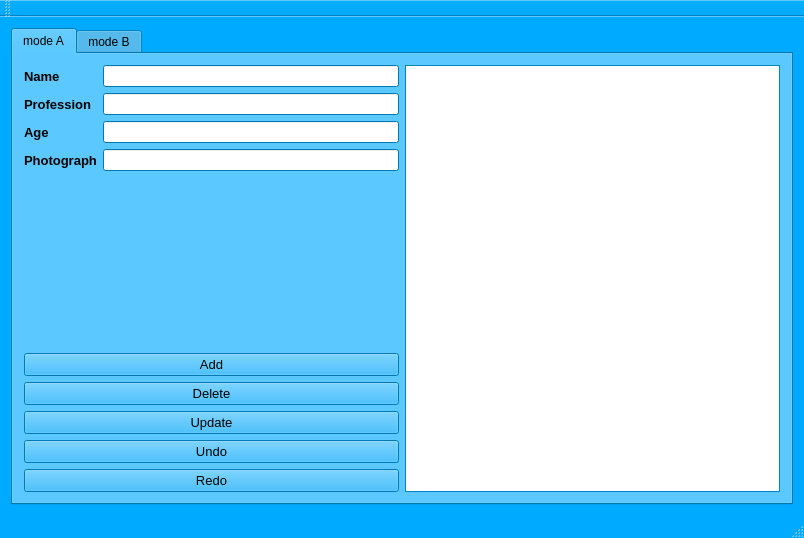
<?xml version="1.0" encoding="UTF-8"?>
<ui version="4.0">
 <class>GUIClass</class>
 <widget class="QMainWindow" name="GUIClass">
  <property name="geometry">
   <rect>
    <x>0</x>
    <y>0</y>
    <width>804</width>
    <height>538</height>
   </rect>
  </property>
  <property name="palette">
   <palette>
    <active>
     <colorrole role="WindowText">
      <brush brushstyle="SolidPattern">
       <color alpha="255">
        <red>0</red>
        <green>0</green>
        <blue>0</blue>
       </color>
      </brush>
     </colorrole>
     <colorrole role="Button">
      <brush brushstyle="SolidPattern">
       <color alpha="255">
        <red>0</red>
        <green>170</green>
        <blue>255</blue>
       </color>
      </brush>
     </colorrole>
     <colorrole role="Light">
      <brush brushstyle="SolidPattern">
       <color alpha="255">
        <red>127</red>
        <green>213</green>
        <blue>255</blue>
       </color>
      </brush>
     </colorrole>
     <colorrole role="Midlight">
      <brush brushstyle="SolidPattern">
       <color alpha="255">
        <red>63</red>
        <green>191</green>
        <blue>255</blue>
       </color>
      </brush>
     </colorrole>
     <colorrole role="Dark">
      <brush brushstyle="SolidPattern">
       <color alpha="255">
        <red>0</red>
        <green>85</green>
        <blue>127</blue>
       </color>
      </brush>
     </colorrole>
     <colorrole role="Mid">
      <brush brushstyle="SolidPattern">
       <color alpha="255">
        <red>0</red>
        <green>113</green>
        <blue>170</blue>
       </color>
      </brush>
     </colorrole>
     <colorrole role="Text">
      <brush brushstyle="SolidPattern">
       <color alpha="255">
        <red>0</red>
        <green>0</green>
        <blue>0</blue>
       </color>
      </brush>
     </colorrole>
     <colorrole role="BrightText">
      <brush brushstyle="SolidPattern">
       <color alpha="255">
        <red>255</red>
        <green>255</green>
        <blue>255</blue>
       </color>
      </brush>
     </colorrole>
     <colorrole role="ButtonText">
      <brush brushstyle="SolidPattern">
       <color alpha="255">
        <red>0</red>
        <green>0</green>
        <blue>0</blue>
       </color>
      </brush>
     </colorrole>
     <colorrole role="Base">
      <brush brushstyle="SolidPattern">
       <color alpha="255">
        <red>255</red>
        <green>255</green>
        <blue>255</blue>
       </color>
      </brush>
     </colorrole>
     <colorrole role="Window">
      <brush brushstyle="SolidPattern">
       <color alpha="255">
        <red>0</red>
        <green>170</green>
        <blue>255</blue>
       </color>
      </brush>
     </colorrole>
     <colorrole role="Shadow">
      <brush brushstyle="SolidPattern">
       <color alpha="255">
        <red>0</red>
        <green>0</green>
        <blue>0</blue>
       </color>
      </brush>
     </colorrole>
     <colorrole role="AlternateBase">
      <brush brushstyle="SolidPattern">
       <color alpha="255">
        <red>127</red>
        <green>212</green>
        <blue>255</blue>
       </color>
      </brush>
     </colorrole>
     <colorrole role="ToolTipBase">
      <brush brushstyle="SolidPattern">
       <color alpha="255">
        <red>255</red>
        <green>255</green>
        <blue>220</blue>
       </color>
      </brush>
     </colorrole>
     <colorrole role="ToolTipText">
      <brush brushstyle="SolidPattern">
       <color alpha="255">
        <red>0</red>
        <green>0</green>
        <blue>0</blue>
       </color>
      </brush>
     </colorrole>
     <colorrole role="PlaceholderText">
      <brush brushstyle="SolidPattern">
       <color alpha="128">
        <red>0</red>
        <green>0</green>
        <blue>0</blue>
       </color>
      </brush>
     </colorrole>
    </active>
    <inactive>
     <colorrole role="WindowText">
      <brush brushstyle="SolidPattern">
       <color alpha="255">
        <red>0</red>
        <green>0</green>
        <blue>0</blue>
       </color>
      </brush>
     </colorrole>
     <colorrole role="Button">
      <brush brushstyle="SolidPattern">
       <color alpha="255">
        <red>0</red>
        <green>170</green>
        <blue>255</blue>
       </color>
      </brush>
     </colorrole>
     <colorrole role="Light">
      <brush brushstyle="SolidPattern">
       <color alpha="255">
        <red>127</red>
        <green>213</green>
        <blue>255</blue>
       </color>
      </brush>
     </colorrole>
     <colorrole role="Midlight">
      <brush brushstyle="SolidPattern">
       <color alpha="255">
        <red>63</red>
        <green>191</green>
        <blue>255</blue>
       </color>
      </brush>
     </colorrole>
     <colorrole role="Dark">
      <brush brushstyle="SolidPattern">
       <color alpha="255">
        <red>0</red>
        <green>85</green>
        <blue>127</blue>
       </color>
      </brush>
     </colorrole>
     <colorrole role="Mid">
      <brush brushstyle="SolidPattern">
       <color alpha="255">
        <red>0</red>
        <green>113</green>
        <blue>170</blue>
       </color>
      </brush>
     </colorrole>
     <colorrole role="Text">
      <brush brushstyle="SolidPattern">
       <color alpha="255">
        <red>0</red>
        <green>0</green>
        <blue>0</blue>
       </color>
      </brush>
     </colorrole>
     <colorrole role="BrightText">
      <brush brushstyle="SolidPattern">
       <color alpha="255">
        <red>255</red>
        <green>255</green>
        <blue>255</blue>
       </color>
      </brush>
     </colorrole>
     <colorrole role="ButtonText">
      <brush brushstyle="SolidPattern">
       <color alpha="255">
        <red>0</red>
        <green>0</green>
        <blue>0</blue>
       </color>
      </brush>
     </colorrole>
     <colorrole role="Base">
      <brush brushstyle="SolidPattern">
       <color alpha="255">
        <red>255</red>
        <green>255</green>
        <blue>255</blue>
       </color>
      </brush>
     </colorrole>
     <colorrole role="Window">
      <brush brushstyle="SolidPattern">
       <color alpha="255">
        <red>0</red>
        <green>170</green>
        <blue>255</blue>
       </color>
      </brush>
     </colorrole>
     <colorrole role="Shadow">
      <brush brushstyle="SolidPattern">
       <color alpha="255">
        <red>0</red>
        <green>0</green>
        <blue>0</blue>
       </color>
      </brush>
     </colorrole>
     <colorrole role="AlternateBase">
      <brush brushstyle="SolidPattern">
       <color alpha="255">
        <red>127</red>
        <green>212</green>
        <blue>255</blue>
       </color>
      </brush>
     </colorrole>
     <colorrole role="ToolTipBase">
      <brush brushstyle="SolidPattern">
       <color alpha="255">
        <red>255</red>
        <green>255</green>
        <blue>220</blue>
       </color>
      </brush>
     </colorrole>
     <colorrole role="ToolTipText">
      <brush brushstyle="SolidPattern">
       <color alpha="255">
        <red>0</red>
        <green>0</green>
        <blue>0</blue>
       </color>
      </brush>
     </colorrole>
     <colorrole role="PlaceholderText">
      <brush brushstyle="SolidPattern">
       <color alpha="128">
        <red>0</red>
        <green>0</green>
        <blue>0</blue>
       </color>
      </brush>
     </colorrole>
    </inactive>
    <disabled>
     <colorrole role="WindowText">
      <brush brushstyle="SolidPattern">
       <color alpha="255">
        <red>0</red>
        <green>85</green>
        <blue>127</blue>
       </color>
      </brush>
     </colorrole>
     <colorrole role="Button">
      <brush brushstyle="SolidPattern">
       <color alpha="255">
        <red>0</red>
        <green>170</green>
        <blue>255</blue>
       </color>
      </brush>
     </colorrole>
     <colorrole role="Light">
      <brush brushstyle="SolidPattern">
       <color alpha="255">
        <red>127</red>
        <green>213</green>
        <blue>255</blue>
       </color>
      </brush>
     </colorrole>
     <colorrole role="Midlight">
      <brush brushstyle="SolidPattern">
       <color alpha="255">
        <red>63</red>
        <green>191</green>
        <blue>255</blue>
       </color>
      </brush>
     </colorrole>
     <colorrole role="Dark">
      <brush brushstyle="SolidPattern">
       <color alpha="255">
        <red>0</red>
        <green>85</green>
        <blue>127</blue>
       </color>
      </brush>
     </colorrole>
     <colorrole role="Mid">
      <brush brushstyle="SolidPattern">
       <color alpha="255">
        <red>0</red>
        <green>113</green>
        <blue>170</blue>
       </color>
      </brush>
     </colorrole>
     <colorrole role="Text">
      <brush brushstyle="SolidPattern">
       <color alpha="255">
        <red>0</red>
        <green>85</green>
        <blue>127</blue>
       </color>
      </brush>
     </colorrole>
     <colorrole role="BrightText">
      <brush brushstyle="SolidPattern">
       <color alpha="255">
        <red>255</red>
        <green>255</green>
        <blue>255</blue>
       </color>
      </brush>
     </colorrole>
     <colorrole role="ButtonText">
      <brush brushstyle="SolidPattern">
       <color alpha="255">
        <red>0</red>
        <green>85</green>
        <blue>127</blue>
       </color>
      </brush>
     </colorrole>
     <colorrole role="Base">
      <brush brushstyle="SolidPattern">
       <color alpha="255">
        <red>0</red>
        <green>170</green>
        <blue>255</blue>
       </color>
      </brush>
     </colorrole>
     <colorrole role="Window">
      <brush brushstyle="SolidPattern">
       <color alpha="255">
        <red>0</red>
        <green>170</green>
        <blue>255</blue>
       </color>
      </brush>
     </colorrole>
     <colorrole role="Shadow">
      <brush brushstyle="SolidPattern">
       <color alpha="255">
        <red>0</red>
        <green>0</green>
        <blue>0</blue>
       </color>
      </brush>
     </colorrole>
     <colorrole role="AlternateBase">
      <brush brushstyle="SolidPattern">
       <color alpha="255">
        <red>0</red>
        <green>170</green>
        <blue>255</blue>
       </color>
      </brush>
     </colorrole>
     <colorrole role="ToolTipBase">
      <brush brushstyle="SolidPattern">
       <color alpha="255">
        <red>255</red>
        <green>255</green>
        <blue>220</blue>
       </color>
      </brush>
     </colorrole>
     <colorrole role="ToolTipText">
      <brush brushstyle="SolidPattern">
       <color alpha="255">
        <red>0</red>
        <green>0</green>
        <blue>0</blue>
       </color>
      </brush>
     </colorrole>
     <colorrole role="PlaceholderText">
      <brush brushstyle="SolidPattern">
       <color alpha="128">
        <red>0</red>
        <green>0</green>
        <blue>0</blue>
       </color>
      </brush>
     </colorrole>
    </disabled>
   </palette>
  </property>
  <property name="mouseTracking">
   <bool>false</bool>
  </property>
  <property name="windowTitle">
   <string>GUI</string>
  </property>
  <property name="autoFillBackground">
   <bool>false</bool>
  </property>
  <widget class="QWidget" name="centralWidget">
   <layout class="QVBoxLayout" name="verticalLayout_2">
    <item>
     <widget class="QTabWidget" name="tabWidget">
      <property name="currentIndex">
       <number>0</number>
      </property>
      <widget class="QWidget" name="tab_3">
       <attribute name="title">
        <string>mode A</string>
       </attribute>
       <layout class="QVBoxLayout" name="verticalLayout_3">
        <item>
         <layout class="QHBoxLayout" name="horizontalLayout">
          <item>
           <layout class="QVBoxLayout" name="verticalLayout">
            <item>
             <layout class="QFormLayout" name="formLayout_2">
              <item row="0" column="0">
               <widget class="QLabel" name="label">
                <property name="font">
                 <font>
                  <pointsize>10</pointsize>
                  <weight>75</weight>
                  <bold>true</bold>
                 </font>
                </property>
                <property name="text">
                 <string>Name</string>
                </property>
               </widget>
              </item>
              <item row="0" column="1">
               <widget class="QLineEdit" name="nameLineEdit">
                <property name="text">
                 <string/>
                </property>
               </widget>
              </item>
              <item row="1" column="0">
               <widget class="QLabel" name="label_2">
                <property name="font">
                 <font>
                  <pointsize>10</pointsize>
                  <weight>75</weight>
                  <bold>true</bold>
                 </font>
                </property>
                <property name="text">
                 <string>Profession</string>
                </property>
               </widget>
              </item>
              <item row="1" column="1">
               <widget class="QLineEdit" name="professionLineEdit"/>
              </item>
              <item row="2" column="0">
               <widget class="QLabel" name="label_3">
                <property name="font">
                 <font>
                  <pointsize>10</pointsize>
                  <weight>75</weight>
                  <bold>true</bold>
                 </font>
                </property>
                <property name="text">
                 <string>Age</string>
                </property>
               </widget>
              </item>
              <item row="2" column="1">
               <widget class="QLineEdit" name="ageLineEdit"/>
              </item>
              <item row="3" column="0">
               <widget class="QLabel" name="label_4">
                <property name="font">
                 <font>
                  <pointsize>10</pointsize>
                  <weight>75</weight>
                  <bold>true</bold>
                 </font>
                </property>
                <property name="text">
                 <string>Photograph</string>
                </property>
               </widget>
              </item>
              <item row="3" column="1">
               <widget class="QLineEdit" name="photographLineEdit"/>
              </item>
             </layout>
            </item>
            <item>
             <widget class="QPushButton" name="addButton">
              <property name="enabled">
               <bool>true</bool>
              </property>
              <property name="font">
               <font>
                <pointsize>10</pointsize>
               </font>
              </property>
              <property name="autoFillBackground">
               <bool>false</bool>
              </property>
              <property name="text">
               <string>Add</string>
              </property>
              <property name="checkable">
               <bool>false</bool>
              </property>
             </widget>
            </item>
            <item>
             <widget class="QPushButton" name="deleteButton">
              <property name="font">
               <font>
                <pointsize>10</pointsize>
               </font>
              </property>
              <property name="text">
               <string>Delete</string>
              </property>
             </widget>
            </item>
            <item>
             <widget class="QPushButton" name="updateButton">
              <property name="font">
               <font>
                <pointsize>10</pointsize>
               </font>
              </property>
              <property name="text">
               <string>Update</string>
              </property>
             </widget>
            </item>
            <item>
             <widget class="QPushButton" name="undoButton">
              <property name="font">
               <font>
                <pointsize>10</pointsize>
               </font>
              </property>
              <property name="text">
               <string>Undo</string>
              </property>
             </widget>
            </item>
            <item>
             <widget class="QPushButton" name="redoButton">
              <property name="font">
               <font>
                <pointsize>10</pointsize>
               </font>
              </property>
              <property name="text">
               <string>Redo</string>
              </property>
             </widget>
            </item>
           </layout>
          </item>
          <item>
           <widget class="QListWidget" name="membersListWidget"/>
          </item>
         </layout>
        </item>
       </layout>
      </widget>
      <widget class="QWidget" name="tab_4">
       <attribute name="title">
        <string>mode B</string>
       </attribute>
       <layout class="QVBoxLayout" name="verticalLayout_6">
        <item>
         <layout class="QGridLayout" name="gridLayout">
          <item row="1" column="0">
           <widget class="QPushButton" name="saveButton">
            <property name="enabled">
             <bool>true</bool>
            </property>
            <property name="font">
             <font>
              <pointsize>10</pointsize>
             </font>
            </property>
            <property name="text">
             <string>Save</string>
            </property>
           </widget>
          </item>
          <item row="0" column="0">
           <widget class="QPushButton" name="nextButton">
            <property name="font">
             <font>
              <pointsize>10</pointsize>
             </font>
            </property>
            <property name="text">
             <string>Next</string>
            </property>
           </widget>
          </item>
          <item row="2" column="1">
           <widget class="QLabel" name="label_5">
            <property name="font">
             <font>
              <pointsize>10</pointsize>
             </font>
            </property>
            <property name="text">
             <string>          saved members with AGE &lt;</string>
            </property>
           </widget>
          </item>
          <item row="2" column="0">
           <widget class="QPushButton" name="filterButton">
            <property name="font">
             <font>
              <pointsize>10</pointsize>
             </font>
            </property>
            <property name="text">
             <string>Filter</string>
            </property>
           </widget>
          </item>
          <item row="3" column="2">
           <widget class="QLineEdit" name="professionLineEdit_2">
            <property name="font">
             <font>
              <pointsize>10</pointsize>
             </font>
            </property>
           </widget>
          </item>
          <item row="3" column="1">
           <widget class="QLabel" name="label_6">
            <property name="font">
             <font>
              <pointsize>10</pointsize>
             </font>
            </property>
            <property name="text">
             <string>                             and PROFESSION</string>
            </property>
           </widget>
          </item>
          <item row="1" column="1">
           <widget class="QLineEdit" name="saveLineEdit">
            <property name="font">
             <font>
              <pointsize>10</pointsize>
             </font>
            </property>
           </widget>
          </item>
          <item row="0" column="1" colspan="2">
           <widget class="QLineEdit" name="nextLineEdit">
            <property name="font">
             <font>
              <pointsize>10</pointsize>
             </font>
            </property>
           </widget>
          </item>
          <item row="2" column="2">
           <widget class="QLineEdit" name="ageLineEdit_2">
            <property name="font">
             <font>
              <pointsize>10</pointsize>
             </font>
            </property>
           </widget>
          </item>
          <item row="4" column="1" colspan="2">
           <widget class="QListWidget" name="filteredListWidget">
            <property name="font">
             <font>
              <pointsize>10</pointsize>
             </font>
            </property>
           </widget>
          </item>
          <item row="6" column="1">
           <widget class="QPushButton" name="undoBButton">
            <property name="font">
             <font>
              <pointsize>10</pointsize>
             </font>
            </property>
            <property name="text">
             <string>Undo</string>
            </property>
           </widget>
          </item>
          <item row="7" column="1">
           <widget class="QPushButton" name="openMylistButton">
            <property name="font">
             <font>
              <pointsize>10</pointsize>
             </font>
            </property>
            <property name="text">
             <string>Open mylist</string>
            </property>
           </widget>
          </item>
          <item row="6" column="2">
           <widget class="QPushButton" name="redoBButton">
            <property name="font">
             <font>
              <pointsize>10</pointsize>
             </font>
            </property>
            <property name="text">
             <string>Redo</string>
            </property>
           </widget>
          </item>
          <item row="7" column="2">
           <widget class="QPushButton" name="openFileButton">
            <property name="font">
             <font>
              <pointsize>10</pointsize>
             </font>
            </property>
            <property name="text">
             <string>Open File</string>
            </property>
           </widget>
          </item>
         </layout>
        </item>
       </layout>
      </widget>
     </widget>
    </item>
   </layout>
  </widget>
  <widget class="QMenuBar" name="menuBar">
   <property name="geometry">
    <rect>
     <x>0</x>
     <y>0</y>
     <width>804</width>
     <height>26</height>
    </rect>
   </property>
  </widget>
  <widget class="QToolBar" name="mainToolBar">
   <attribute name="toolBarArea">
    <enum>TopToolBarArea</enum>
   </attribute>
   <attribute name="toolBarBreak">
    <bool>false</bool>
   </attribute>
  </widget>
  <widget class="QStatusBar" name="statusBar"/>
 </widget>
 <layoutdefault spacing="6" margin="11"/>
 <tabstops>
  <tabstop>nameLineEdit</tabstop>
  <tabstop>professionLineEdit</tabstop>
  <tabstop>ageLineEdit</tabstop>
  <tabstop>photographLineEdit</tabstop>
  <tabstop>addButton</tabstop>
  <tabstop>deleteButton</tabstop>
  <tabstop>updateButton</tabstop>
  <tabstop>undoButton</tabstop>
  <tabstop>redoButton</tabstop>
  <tabstop>membersListWidget</tabstop>
 </tabstops>
 <resources>
  <include location="GUI.qrc"/>
 </resources>
 <connections/>
</ui>
